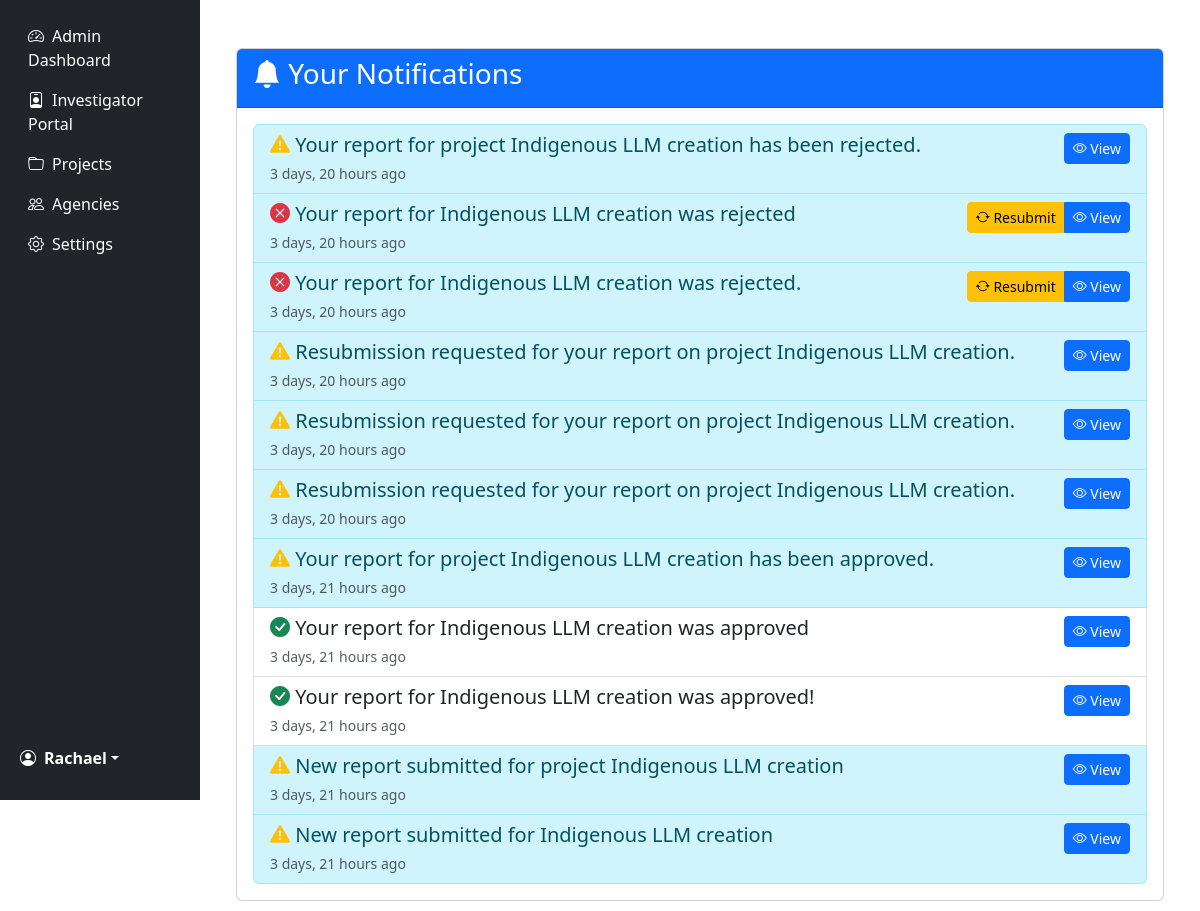
The page /notifications/ (signed in) on the database as committed earlier.
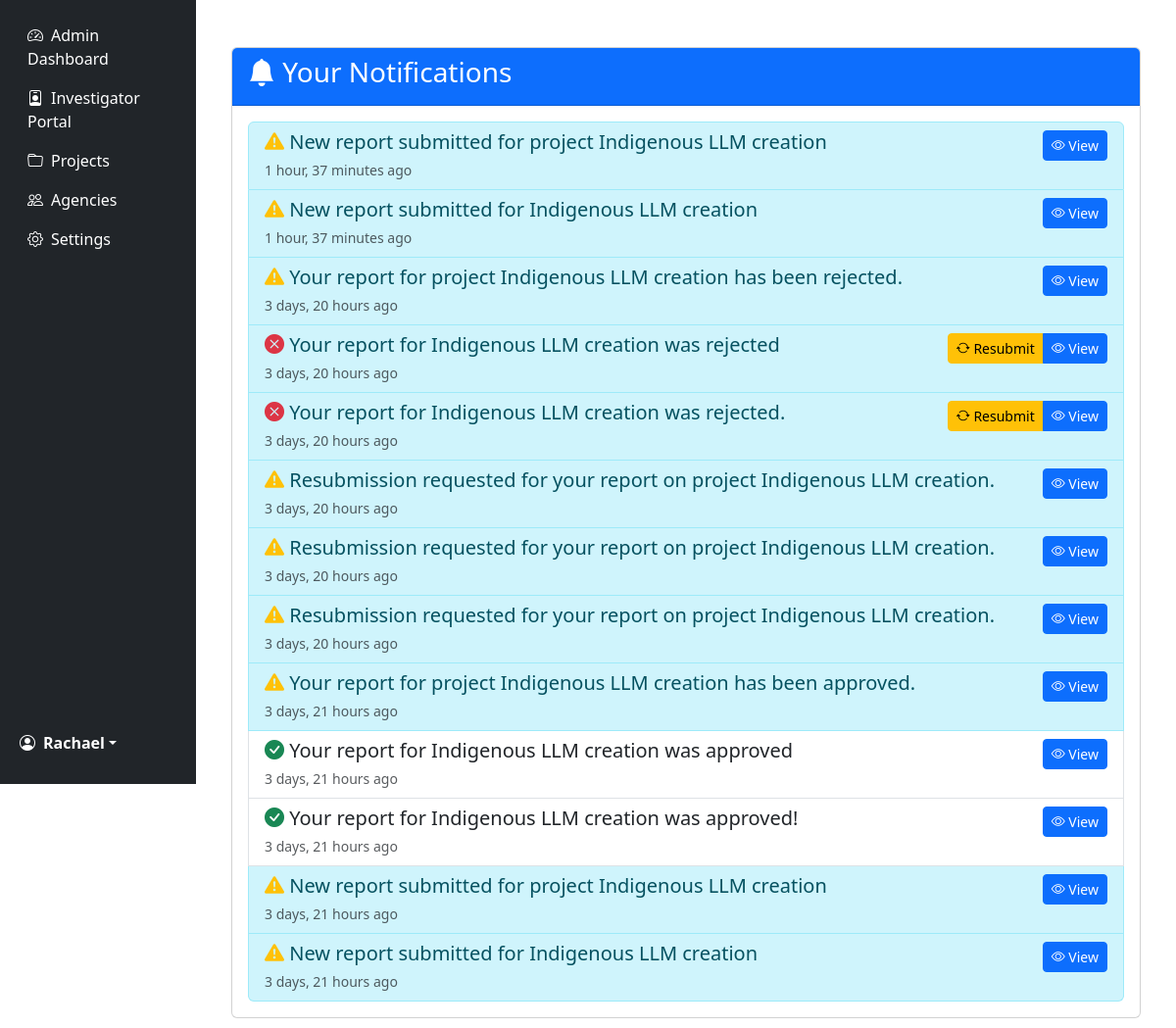
The same page on the database as committed later.
### dashboard/models.py (models this page shows, shortened)
class Notification(models.Model):
    user = models.ForeignKey(User, on_delete=models.CASCADE, related_name='notifications')
    message = models.TextField()
    report = models.ForeignKey('Report', on_delete=models.CASCADE, null=True, blank=True)
    is_read = models.BooleanField(default=False)
    created_at = models.DateTimeField(auto_now_add=True)
    notification_type = models.CharField(
        max_length=20,
        choices=[
            ('report_submitted', 'Report Submitted'),
            ('report_approved', 'Report Approved'),
            ('report_rejected', 'Report Rejected'),
            ('resubmit_request', 'Resubmission Requested')
        ],
        default='report_submitted'
    )
    class Meta:
        ordering = ['-created_at']
        verbose_name = 'Investigator Notification'
        verbose_name_plural = 'Investigator Notifications'

### dashboard/views.py (the view)
# urls.py: path('notifications/', views.view_notifications, name='view_notifications'),
@login_required
def view_notifications(request):
    notifications = Notification.objects.filter(user=request.user).order_by('-created_at')
    return render(request, 'dashboard/notifications.html', {
        'notifications': notifications
    })

### dashboard/context_processors.py (called while the page is built)
def notifications_count(request):
    if request.user.is_authenticated:
        return {
            'unread_notifications_count': Notification.objects.filter(
                user=request.user,
                is_read=False
            ).count()
        }
    return {}

### dashboard/templates/dashboard/notifications.html
{% extends "dashboard/base.html" %}
{% block content %}
<div class="container mt-4">
    <div class="card">
        <div class="card-header bg-primary text-white">
            <h3><i class="bi bi-bell-fill"></i> Your Notifications</h3>
        </div>
        <div class="card-body">
            {% if notifications %}
                <div class="list-group">
                    {% for notification in notifications %}
                        <div class="list-group-item {% if not notification.is_read %}list-group-item-info{% endif %}">
                            <div class="d-flex justify-content-between align-items-start">
                                <div class="me-3 flex-grow-1">
                                    <h5 class="mb-1">
                                        {% if notification.notification_type == 'report_approved' %}
                                            <i class="bi bi-check-circle-fill text-success"></i>
                                        {% elif notification.notification_type == 'report_rejected' %}
                                            <i class="bi bi-x-circle-fill text-danger"></i>
                                        {% else %}
                                            <i class="bi bi-exclamation-triangle-fill text-warning"></i>
                                        {% endif %}
                                        {{ notification.message }}
                                    </h5>
                                    <small class="text-muted">{{ notification.created_at|timesince }} ago</small>
                                </div>
                                {% if notification.report %}
                                    <div class="btn-group btn-group-sm">
                                        {% if notification.notification_type == 'report_rejected' or notification.notification_type == 'resubmit_request' %}
                                            <a href="{% url 'resubmit_report' notification.report.id %}"
                                               class="btn btn-warning">
                                                <i class="bi bi-arrow-repeat"></i> Resubmit
                                            </a>
                                        {% endif %}
                                        <a href="{% url 'view_report' notification.report.id %}"
                                           class="btn btn-primary">
                                            <i class="bi bi-eye"></i> View
                                        </a>
                                    </div>
                                {% endif %}
                            </div>
                        </div>
                    {% endfor %}
                </div>
            {% else %}
                <div class="alert alert-info">
                    <i class="bi bi-info-circle-fill"></i> You have no new notifications.
                </div>
            {% endif %}
        </div>
    </div>
</div>
{% endblock %}

Rows that differ between the two databases and show on the page:
added Notification: notification_type "report_submitted" (drawn), message "New report submitted for project Indigenous LLM creation", created_at "1 hour, 37 minutes", shows "View"
added Notification: notification_type "report_submitted" (drawn), message "New report submitted for Indigenous LLM creation", created_at "1 hour, 37 minutes", shows "View"
